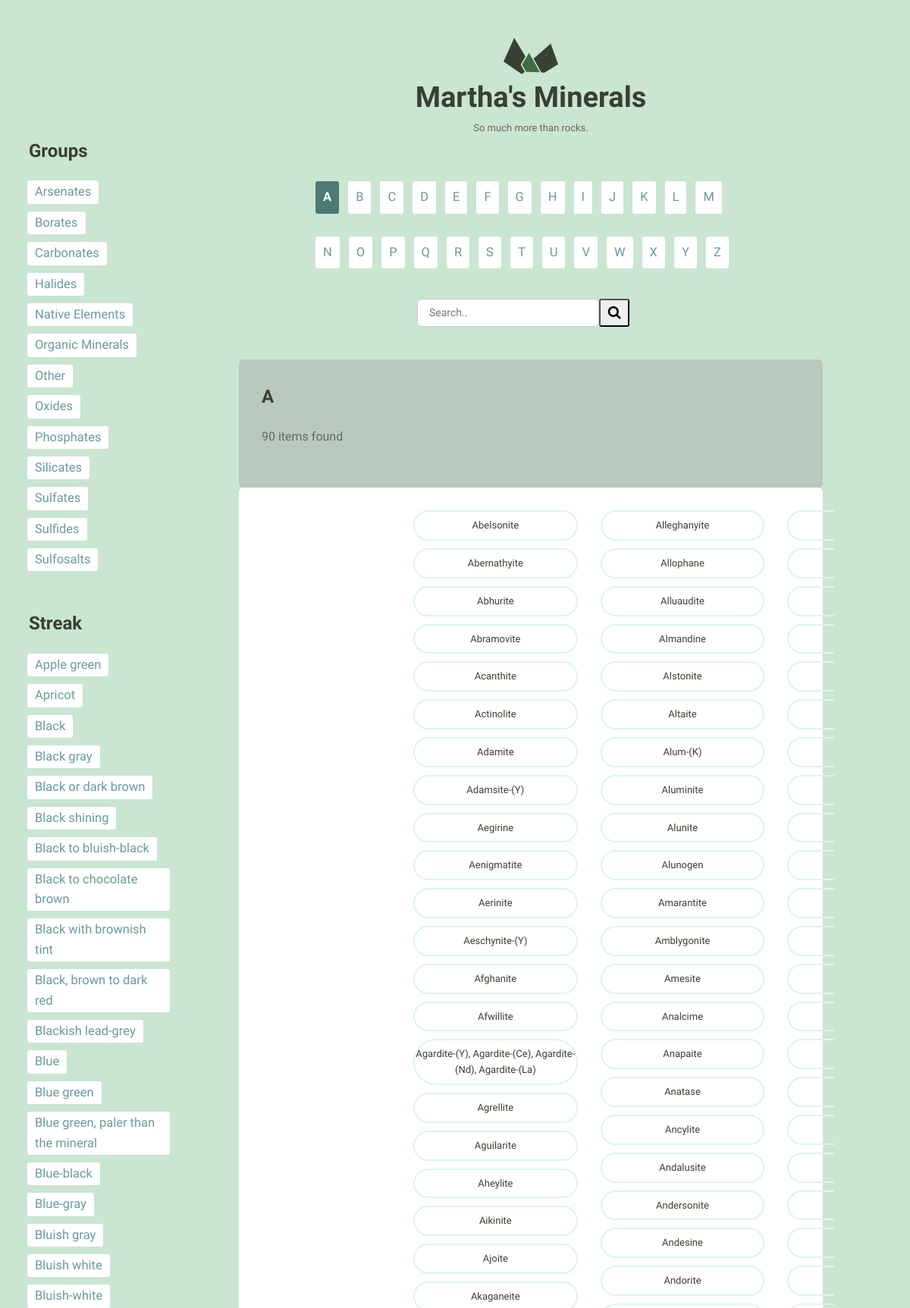
Page /list/ (upper part) on the committed database.
### catalog/models.py (models this page shows, shortened)
class Mineral(models.Model):
    name = models.CharField(max_length=255, unique=True)
    image_filename = models.CharField(max_length=255)
    image_caption = models.TextField()
    category = models.CharField(max_length=255)
    formula = models.CharField(max_length=255)
    strunz_classification = models.CharField(max_length=255)
    color = models.CharField(max_length=255)
    crystal_system = models.CharField(max_length=255)
    unit_cell = models.CharField(max_length=255)
    crystal_symmetry = models.CharField(max_length=255)
    cleavage = models.CharField(max_length=255)
    mohs_scale_hardness = models.CharField(max_length=255)
    luster = models.CharField(max_length=255)
    streak = models.CharField(max_length=255)
    diaphaneity = models.CharField(max_length=255)
    optical_properties = models.CharField(max_length=255)
    refractive_index = models.CharField(max_length=255)
    crystal_habit = models.CharField(max_length=255)
    specific_gravity = models.CharField(max_length=255)
    group = models.CharField(max_length=255)
    def __str__(self):
        return self.name
    class Meta:
        ordering = ['name']

### catalog/views.py (the view)
# urls.py: path('list/', views.mineral_list, name='list'),
def mineral_list(request, name_filter='a'):
    mineral_filtered = Mineral.objects.filter(name__istartswith=name_filter).order_by('id')
    num_in_list = mineral_filtered.count()
    return render(request, 'catalog/list.html', {
        'name_filter': name_filter,
        'mineral_filtered': mineral_filtered,
        'num_in_list': num_in_list,
        'groups': utils.get_groups(request),
        'streaks': utils.get_streaks(request),
        'random_mineral': utils.get_random_mineral_id(),
    })

### catalog/utils.py (called while the page is built)
def get_groups(request):
    if 'groups' not in request.session:
        groups = sorted(set(models.Mineral.objects.all().values_list('group', flat=True)))
        request.session['groups'] = groups
    else:
        groups = request.session['groups']
    return groups

def get_streaks(request):
    if 'streaks' not in request.session:
        streaks = sorted(set(models.Mineral.objects.all().values_list('streak', flat=True)))
        streaks.pop(0)
        request.session['streaks'] = streaks
    else:
        streaks = request.session['streaks']
    return streaks

def get_random_mineral_id():
    minerals = models.Mineral.objects.all().values_list('id', flat=True)
    return random.choice(minerals)

### catalog/templates/catalog/list.html (shortened to what this page needs)
{% extends 'layout.html' %}
{% block boundsClass %}
    <div class="bounds">{% endblock %}
{% block content %}
    <div class="grid-100">
            {% if not mineral_filtered %}
                <div class="info__container info_results">
                    <h2>No results found {% if term %}for '{{ term }}'{% endif %}</h2>
                    <p>Please try another search</p>
                </div>
            {% else %}
                {% if num_in_list %}
                    <div class="info__container info_results">
                        <h2>{{ name_filter|upper }}</h2>
                        <p>{{ num_in_list }} item{{ num_in_list|pluralize }} found</p>
                    </div>
                {% endif %}
                <ul class="minerals__container minerals__container_ext">
                    {% for mineral in mineral_filtered %}
                        <li class="minerals__item">
                            <a class="minerals__anchor"
                               href="{% url 'catalog:detail' pk=mineral.pk %}">{{ mineral|safe }}</a>
                        </li>
                    {% endfor %}</ul>
            {% endif %}
    </div>
{% endblock %}

### assets/css/global.css (style rules this page uses)
html { font-family: sans-serif; -ms-text-size-adjust: 100%; -webkit-text-size-adjust: 100%; }
body { margin: 0; }
html { font-size: 62.5%; }
body { background-color: #CAE5D2; font-size: 1.5em; line-height: 1.6; font-weight: 400; font-family: "Cousine"; color: #666; }
.bounds { max-width: 800px; margin: 0 auto; padding: 50px 0 150px; overflow: hidden; }
.grid, .grid-5, .grid-10, .grid-15, .grid-20, .grid-25, .grid-30, .grid-33, .grid-35, .grid-40, .grid-45, .grid-50, .grid-55, .grid-60, .grid-65, .grid-66, .grid-70, .grid-75, .grid-80, .grid-90, .grid-95, .grid-100 { float: left; box-sizing: border-box; position: relative; }
.grid-100 { width: 100%; padding: 0 15px; }
h1, h2, h3, h4, h5, h6 { margin-top: 0; margin-bottom: 2rem; font-weight: bold; font-family: "Work Sans", sans-serif; color: #384033; }
h2 { font-size: 2.4rem; }
@media (min-width: 550px) { h2 { font-size: 2.4rem; } }
p { margin-top: 0; font-size: 1.6rem; }
ul { list-style: circle inside; padding-left: 0; margin-top: 0; }
table, p, ul { margin-bottom: 2.5rem; }
.minerals__container { background-color: #fff; border-radius: 6px; list-style: none; padding: 30px 30px 20px 30px; -webkit-column-gap: 30px; -moz-column-gap: 30px; column-gap: 30px; }
@media (min-width: 640px) { .minerals__container { -webkit-column-count: 3; -moz-column-count: 3; column-count: 3; } }
.minerals__anchor { border: solid 2px #DCF5F2; border-radius: 100px; color: #384033; display: block; font-size: 13px; text-align: center; padding: 8px 0 7px 0; width: 100%; transition: background-color 200ms ease-in-out, font-weight 200ms ease-in-out, color 200ms ease-in-out; margin-left: 200px; }

### assets/css/catalog-style.css (style rules this page uses)
.info__container { background-color: #fff; border-radius: 6px; padding: 30px; }
* { box-sizing: border-box; }
.minerals__container_ext { min-height: 200px; }
.info_results { background-color: #b7cabd; }

### rows in the picture
Mineral: name "Abelsonite"
Mineral: name "Abernathyite"
Mineral: name "Abhurite"
Mineral: name "Abramovite"
Mineral: name "Acanthite"
Mineral: name "Actinolite"
Mineral: name "Adamite"
Mineral: name "Adamsite-(Y)"
Mineral: name "Aegirine"
Mineral: name "Aenigmatite"
Mineral: name "Aerinite"
Mineral: name "Aeschynite-(Y)"
Mineral: name "Afghanite"
Mineral: name "Afwillite"
Mineral: name "Agardite-(Y), Agardite-(Ce), Agardite-(Nd), Agardite-(La)"
Mineral: name "Agrellite"
Mineral: name "Aguilarite"
Mineral: name "Aheylite"
Mineral: name "Aikinite"
Mineral: name "Ajoite"
Mineral: name "Akaganeite"
Mineral: name "Alleghanyite"
Mineral: name "Allophane"
Mineral: name "Alluaudite"
Mineral: name "Almandine"
Mineral: name "Alstonite"
Mineral: name "Altaite"
Mineral: name "Alum-(K)"
Mineral: name "Aluminite"
Mineral: name "Alunite"
Mineral: name "Alunogen"
Mineral: name "Amarantite"
Mineral: name "Amblygonite"
Mineral: name "Amesite"
Mineral: name "Analcime"
Mineral: name "Anapaite"
Mineral: name "Anatase"
Mineral: name "Ancylite"
Mineral: name "Andalusite"
Mineral: name "Andersonite"
Mineral: name "Andesine"
Mineral: name "Andorite"

### other values in the picture
{{ group }} "Arsenates" "Borates" "Carbonates" "Halides" "Native Elements" "Organic Minerals" "Other" "Oxides" "Phosphates" "Silicates" "Sulfates" "Sulfides" "Sulfosalts"
{{ streak }} "Apple green" "Apricot" "Black" "Black gray" "Black or dark brown" "Black shining" "Black to bluish-black" "Black to chocolate brown" "Black with brownish tint" "Black, brown to dark red" "Blackish lead-grey" "Blue" "Blue green" "Blue green, paler than the mineral" "Blue-black" "Blue-gray" "Bluish gray" "Bluish white" "Bluish-white"
{{ letter|upper }} "B" "C" "D" "E" "F" "G" "H" "I" "J" "K" "L" "M" "N" "O" "P" "Q" "R" "S" "T" "U" "V" "W" "X" "Y" "Z"
{{ name_filter|upper }} "A"
{{ num_in_list }} "90"
